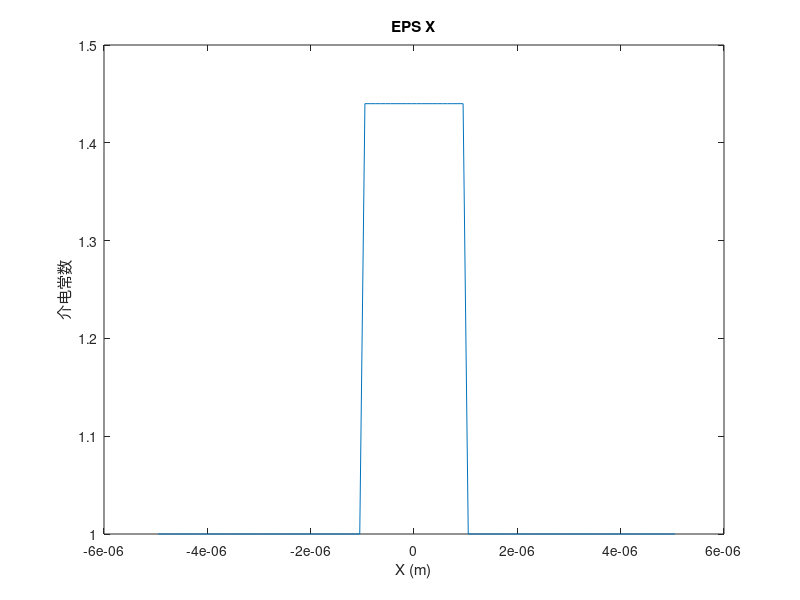

Write the MATLAB code that produced this figure. (Note: this script raises an error after producing the figure.)


clear;
L = 10e-6;
dx = 0.1e-6;
w = 2e-6;
index = 1.2;
nmodes = 12;
lambda = 1.55e-6;

%% 

eps0 = 8.854187817e-12;
mu0 = pi * 4e-7;
Z0 = sqrt(mu0/eps0);

x = (-L/2:dx:L/2)';
xm = x + 0.5 * dx ;
cx = round(L/dx);
nx = cx + 1;
k0 = 2*pi /lambda;
s1 = dsearchn(x , -w/2);
s2 = dsearchn(x , w/2 );
I = ones(nx,1);


eps_z = I;
eps_z(s1:s2) = index^2;
eps_z(s1) = 0.5*( 1+ index^2);
eps_z(s2) = 0.5*( 1+ index^2);
eps_x = I;
eps_x(s1:s2-1) = index^2;

EPS_X = spdiags(eps_x,0,nx,nx);
EPS_Z = spdiags(eps_z , 0 ,nx ,nx);
MU_Y = speye(nx,nx);


%% TM

LXHY = spdiags([-I,I]/dx , [-1 0] , nx, nx);
LXHY(1,1)=0;
LXEZ = spdiags([-I,I]/dx , [0 1] , nx,nx);
LXEZ(end,:) = LXEZ(end-1,:);

A = EPS_X*LXEZ*inv(EPS_Z)*LXHY + k0*k0*EPS_X*MU_Y;

[hy,d]=eigs(A,nmodes,index^2 * k0^2);

neff =  sqrt(diag(d))/k0;

%% 过滤

idx =  (abs(neff-1))<1e-9;
hy(:,idx)=[];
neff(idx)=[];

%% 其它场分量

for midx = 1:length(neff)
    beta = k0* neff(midx);
    ex(:,midx) = - 1j*beta/k0*inv(EPS_X) *hy(:,midx);
end

ez =1/k0 * inv(EPS_Z) * LXHY*hy;
hy = [hy(1,:) ; 0.5*(hy(1:nx-1,:)+hy(2:nx,:))];
ex = [ex(1,:) ; 0.5*(ex(1:nx-1,:)+ex(2:nx,:))];
hy = 1j*hy/Z0;

%% 绘图

s = "images/TM/";
mkdir(s)

plot(xm , eps_x);
xlabel("X (m)")
ylabel("介电常数")
title("EPS X")
exportgraphics(gcf , s + "EPS_X.png")

plot(x , eps_z);
xlabel("X (m)")
ylabel("介电常数")
title("EPS Z")
exportgraphics(gcf , s + "EPS_Z.png")

%% 

 
plot(x , abs(hy));
xlabel("X (m)")
ylabel("Amplititude")
title("Hy Amplititude")
exportgraphics(gcf , s + "Hy_Amplititude.png")
 

plot(x , abs(ex));
xlabel("X (m)")
ylabel("Amplititude")
title("Ex Amplititude")
exportgraphics(gcf , s + "Ex_Amplititude.png")


plot(x , abs(ez));
xlabel("X (m)")
ylabel("Amplititude")
title("Ez Amplititude")
exportgraphics(gcf , s + "Ez_Amplititude.png")